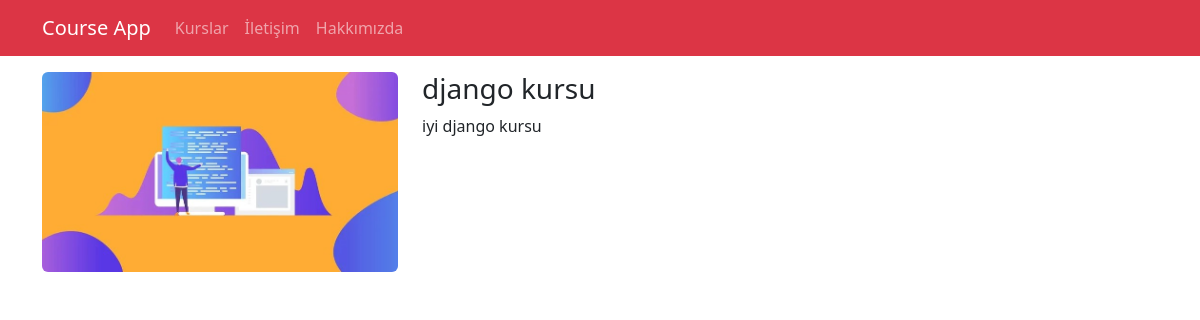
Screenshot of /kurslar/django-kursu with the database file from the repository.
### courses/models.py (models this page shows, shortened)
class Course(models.Model):
    title = models.CharField(max_length=50,null=True)
    description = models.TextField()
    imageUrl = models.CharField(max_length=50, blank=False)
    date = models.DateField(auto_now = True)
    isActive = models.BooleanField()
    slug = models.SlugField(default="", blank=True, null=False, unique = True, db_index=True)
    category = models.ForeignKey(Category, default = 1, on_delete = models.CASCADE, related_name = "kurslar")

### courses/views.py (the view)
# urls.py: path('<slug:slug>',views.details,name='course_details'),
def details(request,slug):
    course = get_object_or_404(Course,slug=slug)
    context = {
            'course':course
        }
    return render(request,'courses/details.html',context)

### courses/templates/courses/details.html (shortened to what this page needs)
{% extends 'layout.html'%}
{% load static %}
{% block css_files %}
    <link rel="stylesheet" href="{% static 'courses/css/style.css' %}">
{% endblock  %}
{% block content %}
     <div class="container mt-3">
            <div class="row">
                <div class="col-4">
                    <img src = "{% static "courses/img/"|add:course.imageUrl %}" alt="{{course.title}}" class = "img-fluid rounded">
                </div>
                <div class="col-8">
                   <h1 class="h3">{{ course.title }}</h1>
                   <p>{{ course.description }}</p>
                </div>
            </div>
        </div>
{% endblock %}

### rows the page displays
Course: imageUrl (picture), title "django kursu", description "iyi django kursu"
